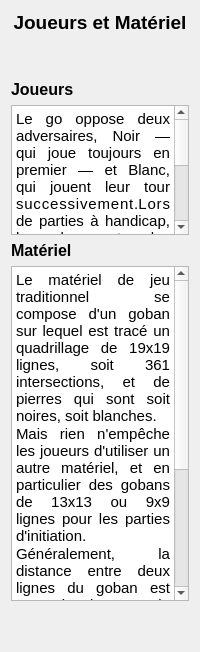
      <widget class="QWidget" name="joueurs">
       <property name="sizePolicy">
        <sizepolicy hsizetype="Expanding" vsizetype="Expanding">
         <horstretch>0</horstretch>
         <verstretch>0</verstretch>
        </sizepolicy>
       </property>
       <layout class="QVBoxLayout" name="verticalLayout_2">
        <item>
         <widget class="QLabel" name="label_2">
          <property name="text">
           <string>&lt;html&gt;&lt;head/&gt;&lt;body&gt;&lt;p align=&quot;center&quot;&gt;&lt;span style=&quot; font-size:14pt; font-weight:600;&quot;&gt;Joueurs et Matériel&lt;/span&gt;&lt;/p&gt;&lt;/body&gt;&lt;/html&gt;</string>
          </property>
         </widget>
        </item>
        <item>
         <spacer name="verticalSpacer_15">
          <property name="orientation">
           <enum>Qt::Vertical</enum>
          </property>
          <property name="sizeHint" stdset="0">
           <size>
            <width>20</width>
            <height>40</height>
           </size>
          </property>
         </spacer>
        </item>
        <item>
         <widget class="QLabel" name="label_3">
          <property name="text">
           <string>&lt;html&gt;&lt;head/&gt;&lt;body&gt;&lt;p&gt;&lt;span style=&quot; font-size:12pt; font-weight:600;&quot;&gt;Joueurs&lt;/span&gt;&lt;/p&gt;&lt;/body&gt;&lt;/html&gt;</string>
          </property>
         </widget>
        </item>
        <item>
         <widget class="QTextBrowser" name="textBrowser">
          <property name="minimumSize">
           <size>
            <width>0</width>
            <height>130</height>
           </size>
          </property>
          <property name="verticalScrollBarPolicy">
           <enum>Qt::ScrollBarAsNeeded</enum>
          </property>
          <property name="sizeAdjustPolicy">
           <enum>QAbstractScrollArea::AdjustToContents</enum>
          </property>
          <property name="html">
           <string>&lt;!DOCTYPE HTML PUBLIC &quot;-//W3C//DTD HTML 4.0//EN&quot; &quot;http://www.w3.org/TR/REC-html40/strict.dtd&quot;&gt;
&lt;html&gt;&lt;head&gt;&lt;meta name=&quot;qrichtext&quot; content=&quot;1&quot; /&gt;&lt;style type=&quot;text/css&quot;&gt;
p, li { white-space: pre-wrap; }
&lt;/style&gt;&lt;/head&gt;&lt;body style=&quot; font-family:'Ubuntu'; font-size:11pt; font-weight:400; font-style:normal;&quot;&gt;
&lt;p align=&quot;justify&quot; style=&quot; margin-top:0px; margin-bottom:0px; margin-left:0px; margin-right:0px; -qt-block-indent:0; text-indent:0px;&quot;&gt;Le go oppose deux adversaires, Noir — qui joue toujours en premier — et Blanc, qui jouent leur tour successivement.Lors de parties à handicap, le placement des pierres de handicap est le premier coup de Noir. Une fois que ces pierres  sont posées, Blanc commence, mais en jouant ce qui est considéré comme le deuxième coup.&lt;/p&gt;&lt;/body&gt;&lt;/html&gt;</string>
          </property>
          <property name="textInteractionFlags">
           <set>Qt::LinksAccessibleByKeyboard|Qt::LinksAccessibleByMouse</set>
          </property>
         </widget>
        </item>
        <item>
         <widget class="QLabel" name="label_10">
          <property name="text">
           <string>&lt;html&gt;&lt;head/&gt;&lt;body&gt;&lt;p&gt;&lt;span style=&quot; font-size:12pt; font-weight:600;&quot;&gt;Matériel&lt;/span&gt;&lt;/p&gt;&lt;/body&gt;&lt;/html&gt;</string>
          </property>
         </widget>
        </item>
        <item>
         <widget class="QTextBrowser" name="textBrowser_2">
          <property name="minimumSize">
           <size>
            <width>0</width>
            <height>335</height>
           </size>
          </property>
          <property name="verticalScrollBarPolicy">
           <enum>Qt::ScrollBarAsNeeded</enum>
          </property>
          <property name="horizontalScrollBarPolicy">
           <enum>Qt::ScrollBarAlwaysOff</enum>
          </property>
          <property name="sizeAdjustPolicy">
           <enum>QAbstractScrollArea::AdjustToContents</enum>
          </property>
          <property name="html">
           <string>&lt;!DOCTYPE HTML PUBLIC &quot;-//W3C//DTD HTML 4.0//EN&quot; &quot;http://www.w3.org/TR/REC-html40/strict.dtd&quot;&gt;
&lt;html&gt;&lt;head&gt;&lt;meta name=&quot;qrichtext&quot; content=&quot;1&quot; /&gt;&lt;style type=&quot;text/css&quot;&gt;
p, li { white-space: pre-wrap; }
&lt;/style&gt;&lt;/head&gt;&lt;body style=&quot; font-family:'Ubuntu'; font-size:11pt; font-weight:400; font-style:normal;&quot;&gt;
&lt;p align=&quot;justify&quot; style=&quot; margin-top:0px; margin-bottom:0px; margin-left:0px; margin-right:0px; -qt-block-indent:0; text-indent:0px;&quot;&gt;Le matériel de jeu traditionnel se compose d'un goban sur lequel est tracé un quadrillage de 19x19 lignes, soit 361 intersections, et de pierres qui sont soit noires, soit blanches.&lt;/p&gt;
&lt;p align=&quot;justify&quot; style=&quot; margin-top:0px; margin-bottom:0px; margin-left:0px; margin-right:0px; -qt-block-indent:0; text-indent:0px;&quot;&gt;Mais rien n'empêche les joueurs d'utiliser un autre matériel, et en particulier des gobans de 13x13 ou 9x9 lignes pour les parties d'initiation.&lt;/p&gt;
&lt;p align=&quot;justify&quot; style=&quot; margin-top:0px; margin-bottom:0px; margin-left:0px; margin-right:0px; -qt-block-indent:0; text-indent:0px;&quot;&gt;Généralement, la distance entre deux lignes du goban est approximativement de 24 mm dans le sens de la longueur et de 22 mm dans le sens de la largeur : le goban n'est donc pas tout à fait carré. Quant aux pierres, elles sont de forme biconvexe et d'un diamètre d'environ 22 mm.&lt;/p&gt;
&lt;p align=&quot;center&quot; style=&quot; margin-top:0px; margin-bottom:0px; margin-left:0px; margin-right:0px; -qt-block-indent:0; text-indent:0px;&quot;&gt;&lt;img src=&quot;:/regles/materiel&quot; width=&quot;180&quot; /&gt;&lt;/p&gt;
&lt;p align=&quot;center&quot; style=&quot; margin-top:0px; margin-bottom:0px; margin-left:0px; margin-right:0px; -qt-block-indent:0; text-indent:0px;&quot;&gt;&lt;span style=&quot; font-weight:600;&quot;&gt;Equipement du jeu&lt;/span&gt;&lt;/p&gt;&lt;/body&gt;&lt;/html&gt;</string>
          </property>
          <property name="textInteractionFlags">
           <set>Qt::LinksAccessibleByKeyboard|Qt::LinksAccessibleByMouse</set>
          </property>
         </widget>
        </item>
        <item>
         <spacer name="verticalSpacer_16">
          <property name="orientation">
           <enum>Qt::Vertical</enum>
          </property>
          <property name="sizeHint" stdset="0">
           <size>
            <width>20</width>
            <height>40</height>
           </size>
          </property>
         </spacer>
        </item>
       </layout>
      </widget>
